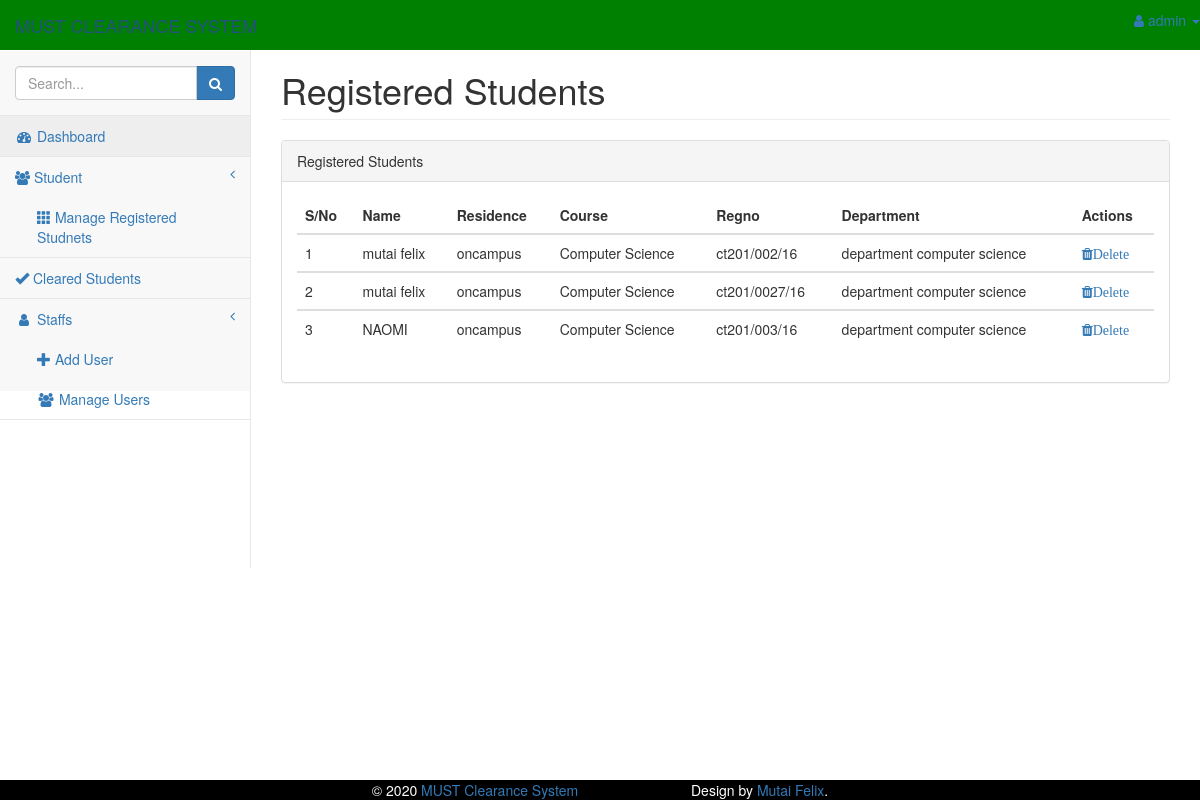
Screenshot of /new/admin/registerdStudents.php with the database file from the repository.
### tables this page shows
CREATE TABLE `student_details` (
  `incre` int(11) NOT NULL,
  `name` varchar(100) NOT NULL,
  `residence` varchar(50) NOT NULL,
  `course` varchar(100) NOT NULL,
  `idnumber` varchar(100) NOT NULL,
  `password` varchar(25) NOT NULL,
  `department` varchar(250) NOT NULL,
  `clearance_status` int(1) NOT NULL,
  `year` varchar(4) NOT NULL
);

CREATE TABLE `clearance_basics` (
  `incre` int(11) NOT NULL,
  `rights` varchar(100) NOT NULL,
  `developed` varchar(100) NOT NULL,
  `website` varchar(100) NOT NULL,
  `title` varchar(200) NOT NULL,
  `subtititle` varchar(200) NOT NULL
);

### new/admin/registerdStudents.php (the view, shortened to what this page needs)
<?php
include("MainMenu.php");
include("../../functions.php");
?>
 <?php
    include("../connection.php");
  $dery=mysqli_query($con,"select * from clearance_basics");
  $wata=mysqli_fetch_array($dery);
  $developed=$wata['developed'];
  $website=$wata['website'];
  $title=$wata['title'];
    ?>
<div id="page-wrapper">
 <div class="container-fluid">
 <div class="row">
 <div class="col-lg-12">
 <h1 class="page-header">Registered Students</h1>
</div>
</div>
<div class="row">
<div class="col-lg-12">
<div class="panel panel-default">
<div class="panel-heading">
  Registered Students
</div>
 <div class="panel-body">
<div class="table-responsive">
<table class="table table-hover" id="usermanagetable">
<thead>
<tr>
<th>S/No</th>
<th>Name</th>
<th>Residence</th>
<th>Course</th>
<th>Regno</th>
<th>Department</th>
<th>Actions</th>
</tr>
</thead>
<?php
$sql =mysqli_query($db,"select *from student_details");
$count=1;
while ($rows=mysqli_fetch_array($sql)){?>
<tbody><tr>
    <td><?php echo $count;?></td>
    <td><?php echo $rows['name'];?></td>
    <td><?php echo $rows['residence'];?></td>
    <td><?php echo $rows['course'];?></td>
    <td><?php echo $rows['idnumber'];?></td>
    <td><?php echo $rows['department'];?></td>
      <td>
<a href="registerdStudents.php?id=<?php echo $rows['id'];?>" onclick="return confirm('Are you sure you want yo Delete')" <i class="fa fa-trash">Delete</i></a>
    </td>
    </tr>
</tbody>
<?php $count=$count+1;} ?>
 </table>
</div>
<footer style="text-align:left;background-color:#000000;color:#FFFFFF;" class=" navbar-fixed-bottom">
          <div style="text-align:center;" class="container-fluid">&copy; <?php echo date("Y");?> <a href=""><?php echo $title; ?></a>
          &nbsp;&nbsp;&nbsp;&nbsp;&nbsp;&nbsp;&nbsp;&nbsp;&nbsp;&nbsp;&nbsp;&nbsp;&nbsp;&nbsp;&nbsp;&nbsp;&nbsp;&nbsp;&nbsp;&nbsp;&nbsp;&nbsp;&nbsp;&nbsp;&nbsp;&nbsp;&nbsp;
          Design by <a href="<?php echo $website; ?>" target="_blank"><?php echo $developed; ?></a>.</div>
          </footer>
        </div>
    </div>
</body>
</html>

### new/admin/css/startmin.css (style rules this page uses)
body { background-color: # 0000FF; }
#page-wrapper { padding-top: 30px; min-height: 568px; background-color: #fff; }
@media (min-width:768px) { #page-wrapper { position: inherit; margin-left: 250px; padding: 30px 15px 0 15px; border-left: 1px solid #e7e7e7; } }

### rows the page displays
student_details: name "mutai felix", residence "oncampus", course "Computer Science", idnumber "ct201/002/16", department "department computer science"
student_details: name "mutai felix", residence "oncampus", course "Computer Science", idnumber "ct201/0027/16", department "department computer science"
student_details: name "NAOMI", residence "oncampus", course "Computer Science", idnumber "ct201/003/16", department "department computer science"
clearance_basics: title "MUST Clearance System", developed "Mutai Felix"
